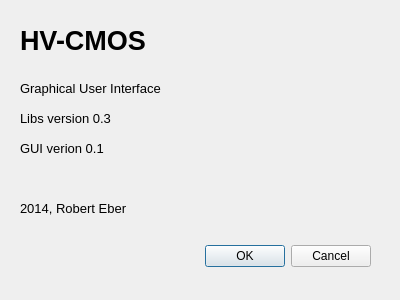
<?xml version="1.0" encoding="UTF-8"?>
<ui version="4.0">
 <class>About</class>
 <widget class="QDialog" name="About">
  <property name="geometry">
   <rect>
    <x>0</x>
    <y>0</y>
    <width>400</width>
    <height>300</height>
   </rect>
  </property>
  <property name="windowTitle">
   <string>Dialog</string>
  </property>
  <widget class="QDialogButtonBox" name="buttonBox">
   <property name="geometry">
    <rect>
     <x>30</x>
     <y>240</y>
     <width>341</width>
     <height>32</height>
    </rect>
   </property>
   <property name="orientation">
    <enum>Qt::Horizontal</enum>
   </property>
   <property name="standardButtons">
    <set>QDialogButtonBox::Cancel|QDialogButtonBox::Ok</set>
   </property>
  </widget>
  <widget class="QLabel" name="label">
   <property name="geometry">
    <rect>
     <x>20</x>
     <y>20</y>
     <width>341</width>
     <height>41</height>
    </rect>
   </property>
   <property name="font">
    <font>
     <pointsize>20</pointsize>
     <weight>75</weight>
     <bold>true</bold>
    </font>
   </property>
   <property name="text">
    <string>HV-CMOS</string>
   </property>
  </widget>
  <widget class="QLabel" name="label_2">
   <property name="geometry">
    <rect>
     <x>20</x>
     <y>80</y>
     <width>351</width>
     <height>16</height>
    </rect>
   </property>
   <property name="font">
    <font>
     <pointsize>10</pointsize>
    </font>
   </property>
   <property name="text">
    <string>Graphical User Interface</string>
   </property>
  </widget>
  <widget class="QLabel" name="label_3">
   <property name="geometry">
    <rect>
     <x>20</x>
     <y>200</y>
     <width>341</width>
     <height>16</height>
    </rect>
   </property>
   <property name="font">
    <font>
     <pointsize>10</pointsize>
    </font>
   </property>
   <property name="text">
    <string>2014, Robert Eber</string>
   </property>
  </widget>
  <widget class="QLabel" name="label_4">
   <property name="geometry">
    <rect>
     <x>20</x>
     <y>110</y>
     <width>351</width>
     <height>16</height>
    </rect>
   </property>
   <property name="font">
    <font>
     <pointsize>10</pointsize>
    </font>
   </property>
   <property name="text">
    <string>Libs version 0.3</string>
   </property>
  </widget>
  <widget class="QLabel" name="label_5">
   <property name="geometry">
    <rect>
     <x>20</x>
     <y>140</y>
     <width>361</width>
     <height>16</height>
    </rect>
   </property>
   <property name="font">
    <font>
     <pointsize>10</pointsize>
    </font>
   </property>
   <property name="text">
    <string>GUI verion 0.1</string>
   </property>
  </widget>
 </widget>
 <resources/>
 <connections>
  <connection>
   <sender>buttonBox</sender>
   <signal>accepted()</signal>
   <receiver>About</receiver>
   <slot>accept()</slot>
   <hints>
    <hint type="sourcelabel">
     <x>248</x>
     <y>254</y>
    </hint>
    <hint type="destinationlabel">
     <x>157</x>
     <y>274</y>
    </hint>
   </hints>
  </connection>
  <connection>
   <sender>buttonBox</sender>
   <signal>rejected()</signal>
   <receiver>About</receiver>
   <slot>reject()</slot>
   <hints>
    <hint type="sourcelabel">
     <x>316</x>
     <y>260</y>
    </hint>
    <hint type="destinationlabel">
     <x>286</x>
     <y>274</y>
    </hint>
   </hints>
  </connection>
 </connections>
</ui>
